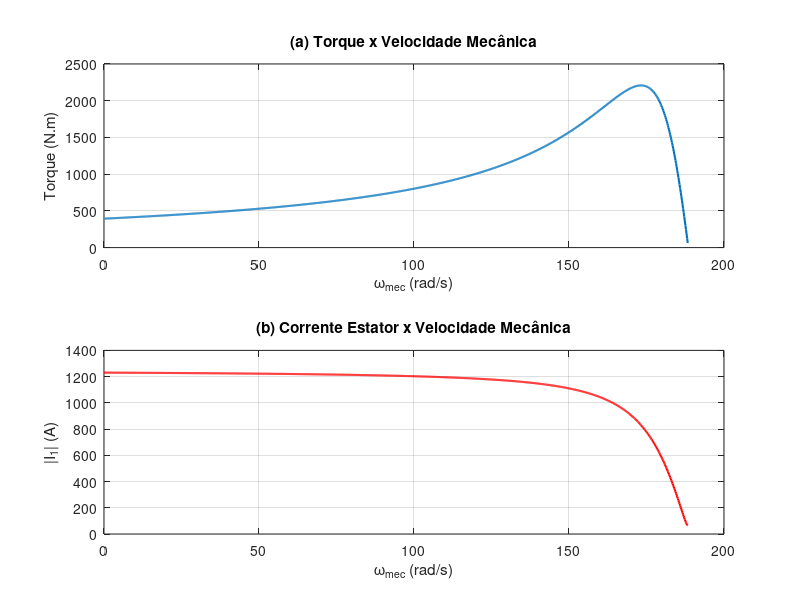
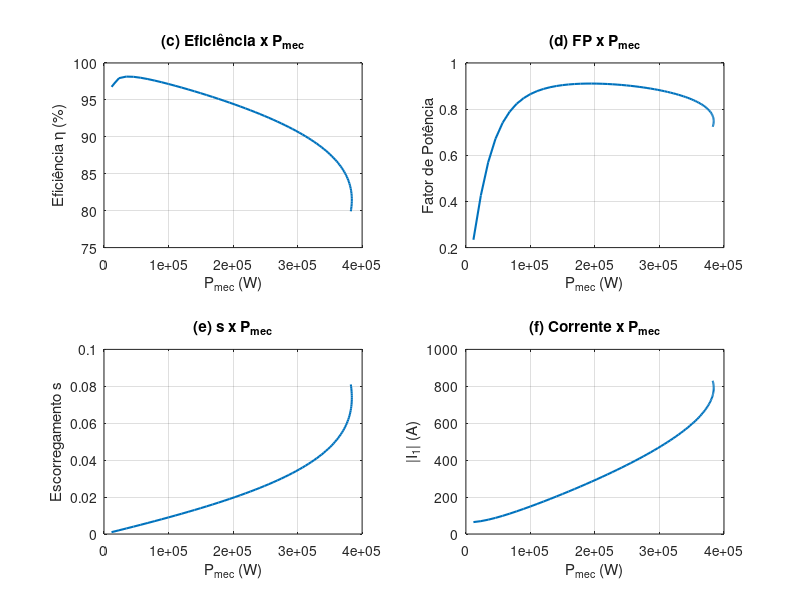

Write MATLAB code to recreate these figures, in order.
%% Dados do Motor (Modelo 6)
Pn_watt = 111900;   % Potência mecânica nominal (W)
Vn_line = 460;      % Tensão nominal de linha (V)
fn = 60;            % Frequência nominal (Hz)
p = 2;              % Pares de polos

% Parâmetros do Circuito Equivalente 
Rs = 0.0302;        % Resistência do estator (Ohms)
Lls = 0.000283;     % Indutância de dispersão do estator (H)
Rr_linha = 0.01721; % Resistência do rotor referida (Ohms)
Llr_linha = 0.000283; % Indutância de dispersão do rotor (H)
Lm = 0.01095;       % Indutância mútua (H)

%% 1. Cálculos Preliminares
omega_e = 2 * pi * fn;          % Frequência angular elétrica (rad/s)
Xs = omega_e * Lls;             % Reatância do estator
Xr_linha = omega_e * Llr_linha; % Reatância do rotor
Xm = omega_e * Lm;              % Reatância de magnetização
Vph = Vn_line / sqrt(3);        % Tensão de fase (V)
n_sinc = (60 * fn) / p;         % Velocidade síncrona (rpm)
omega_sinc = (2 * pi * n_sinc) / 60; % Vel. síncrona (rad/s)

%% 2. Definição do Ponto Nominal
% Vamos usar o escorregamento nominal calculado no Cap 2 do relatório: 1.02%
s_nom = 0.0102;

% Função auxiliar para calcular circuito
calc_motor = @(s, Vph, Rs, Xs, Rr_linha, Xr_linha, Xm, omega_sinc) ...
    deal( ...
        Vph ./ ((Rs + 1j*Xs) + (1j*Xm .* (Rr_linha./s + 1j*Xr_linha)) ./ (1j*Xm + (Rr_linha./s + 1j*Xr_linha))), ... % I1 (Fasor)
        (3 * abs(Vph ./ ((Rs + 1j*Xs) + (1j*Xm .* (Rr_linha./s + 1j*Xr_linha)) ./ (1j*Xm + (Rr_linha./s + 1j*Xr_linha)))).^2 .* (abs(1j*Xm ./ (1j*Xm + (Rr_linha./s + 1j*Xr_linha)))).^2 .* (Rr_linha./s)) ./ omega_sinc ... % Torque
    );

% Calcular valores nominais de referência
[I1_nom_phasor, T_nom] = calc_motor(s_nom, Vph, Rs, Xs, Rr_linha, Xr_linha, Xm, omega_sinc);
I1_nom = abs(I1_nom_phasor);

%% 3. Questão 3 - Parte A e B (Curvas Completas)
% Vetor de escorregamento completo
s_full = 0.001:0.001:1;

% Inicializar vetores
I1_full_abs = zeros(size(s_full));
Torque_full = zeros(size(s_full));
nmec_full = n_sinc * (1 - s_full);      % Velocidade em RPM
wmec_full = omega_sinc * (1 - s_full);  % Velocidade em rad/s

% Loop de cálculo para curva completa
for k = 1:length(s_full)
    % Impedância do Rotor
    Zr = (Rr_linha / s_full(k)) + 1j*Xr_linha;
    % Impedância de Magnetização
    Zm = 1j*Xm;
    % Impedância Paralela (Rotor // Magnetização)
    Zpar = (Zm * Zr) / (Zm + Zr);
    % Impedância Equivalente Total
    Zeq = (Rs + 1j*Xs) + Zpar;
    
    % Corrente do Estator (Fasor)
    I1 = Vph / Zeq;
    I1_full_abs(k) = abs(I1);
    
    % Divisor de corrente para achar I2 (Corrente do rotor)
    I2 = I1 * (Zm / (Zm + Zr));
    
    % Potência convertida e Torque
    P_conv = 3 * abs(I2)^2 * Rr_linha * (1 - s_full(k)) / s_full(k);
    if s_full(k) == 0 % Evitar divisão por zero se s=0
       Torque_full(k) = 0;
    else
       Torque_full(k) = P_conv / wmec_full(k);
    end
end

% Plotagem Curvas (a) e (b)
figure('Name', 'Curvas Completas (0 a ns)');
subplot(2,1,1);
plot(wmec_full, Torque_full, 'LineWidth', 1.5);
grid on;
xlabel('\omega_{mec} (rad/s)'); ylabel('Torque (N.m)');
title('(a) Torque x Velocidade Mecânica');

subplot(2,1,2);
plot(wmec_full, I1_full_abs, 'r', 'LineWidth', 1.5);
grid on;
xlabel('\omega_{mec} (rad/s)'); ylabel('|I_1| (A)');
title('(b) Corrente Estator x Velocidade Mecânica');

%% 4. Questão 3 - Parte C a F (Região de Operação)
% Encontrar Torque Máximo e Escorregamento Correspondente
[T_max, idx_max] = max(Torque_full);
s_Tmax = s_full(idx_max);

% Novo vetor de escorregamento
s_op = 0.001:0.001:s_Tmax;

% Inicializar vetores de operação
eta_op = zeros(size(s_op)); % Eficiência
fp_op = zeros(size(s_op));  % Fator de potência
Pmec_op = zeros(size(s_op)); % Potência Mecânica de Saída
I1_op_abs = zeros(size(s_op));

for k = 1:length(s_op)
    s = s_op(k);
    nmec = n_sinc * (1 - s);
    wmec = omega_sinc * (1 - s);
    
    % Recálculo das impedâncias
    Zr = (Rr_linha / s) + 1j*Xr_linha;
    Zm = 1j*Xm;
    Zpar = (Zm * Zr) / (Zm + Zr);
    Zeq = (Rs + 1j*Xs) + Zpar;
    
    % Correntes
    I1 = Vph / Zeq;
    I1_op_abs(k) = abs(I1);
    I2 = I1 * (Zm / (Zm + Zr));
    
    % Potências
    Pin = 3 * real(Vph * conj(I1)); % Potência ativa de entrada
    P_conv = 3 * abs(I2)^2 * Rr_linha * (1 - s) / s;
    
    % Considerando P_mec = P_conv (desprezando perdas rotacionais)
    Pmec_op(k) = P_conv; 
    
    % Eficiência e Fator de Potência
    eta_op(k) = (Pmec_op(k) / Pin) * 100; % Em %
    fp_op(k) = cos(angle(Vph) - angle(I1));
end

% Plotagem Curvas (c) a (f)
figure('Name', 'Curvas na Região de Operação');
subplot(2,2,1);
plot(Pmec_op, eta_op, 'LineWidth', 1.5); grid on;
xlabel('P_{mec} (W)'); ylabel('Eficiência \eta (%)'); title('(c) Eficiência x P_{mec}');

subplot(2,2,2);
plot(Pmec_op, fp_op, 'LineWidth', 1.5); grid on;
xlabel('P_{mec} (W)'); ylabel('Fator de Potência'); title('(d) FP x P_{mec}');

subplot(2,2,3);
plot(Pmec_op, s_op, 'LineWidth', 1.5); grid on;
xlabel('P_{mec} (W)'); ylabel('Escorregamento s'); title('(e) s x P_{mec}');

subplot(2,2,4);
plot(Pmec_op, I1_op_abs, 'LineWidth', 1.5); grid on;
xlabel('P_{mec} (W)'); ylabel('|I_1| (A)'); title('(f) Corrente x P_{mec}');

%% 5. Questão 3 - Dados Tabulados (G a O)
% Partida (s = 1)
[I_start_phasor, T_start] = calc_motor(1, Vph, Rs, Xs, Rr_linha, Xr_linha, Xm, omega_sinc);
I_start_abs = abs(I_start_phasor);

% Torque Máximo (já calculado anteriormente como T_max e s_Tmax)
% Corrente no Torque Máximo
[I_Tmax_phasor, ~] = calc_motor(s_Tmax, Vph, Rs, Xs, Rr_linha, Xr_linha, Xm, omega_sinc);
I_Tmax_abs = abs(I_Tmax_phasor);

% Exibir Tabela no Command Window
fprintf('\n--- Tabela de Resultados (g a o) ---\n');
fprintf('(g) Corrente de partida (|I1,p|): %.2f A\n', I_start_abs);
fprintf('(h) Razão Ip/Inom: %.2f\n', I_start_abs / I1_nom);
fprintf('(i) Torque de partida (Tp): %.2f N.m\n', T_start);
fprintf('(j) Razão Tp/Tnom: %.2f\n', T_start / T_nom);
fprintf('(k) Corrente no Torque Máximo: %.2f A\n', I_Tmax_abs);
fprintf('(l) Razão I_Tmax/Inom: %.2f\n', I_Tmax_abs / I1_nom);
fprintf('(m) Torque Máximo (Tmax): %.2f N.m\n', T_max);
fprintf('(n) Escorregamento de Tmax: %.4f\n', s_Tmax);
fprintf('(o) Razão Tmax/Tnom: %.2f\n', T_max / T_nom);

%% 6. Questão 3 - A Vazio (P a Q)
s_vazio = 0.001;

% Recalcular circuito para s_vazio
Zr_vazio = (Rr_linha / s_vazio) + 1j*Xr_linha;
Zm_vazio = 1j*Xm;
Zpar_vazio = (Zm_vazio * Zr_vazio) / (Zm_vazio + Zr_vazio);
Zeq_vazio = (Rs + 1j*Xs) + Zpar_vazio;

I1_vazio_phasor = Vph / Zeq_vazio;
I1_vazio_abs = abs(I1_vazio_phasor);
I1_vazio_angle_deg = angle(I1_vazio_phasor) * (180/pi);
fp_vazio = cos(angle(Vph) - angle(I1_vazio_phasor));

fprintf('\n--- Operação a Vazio (p a q) ---\n');
fprintf('(p) Fasor Corrente a Vazio: %.2f /_ %.2f° A\n', I1_vazio_abs, I1_vazio_angle_deg);
fprintf('(q) Fator de Potência a Vazio: %.4f\n', fp_vazio);